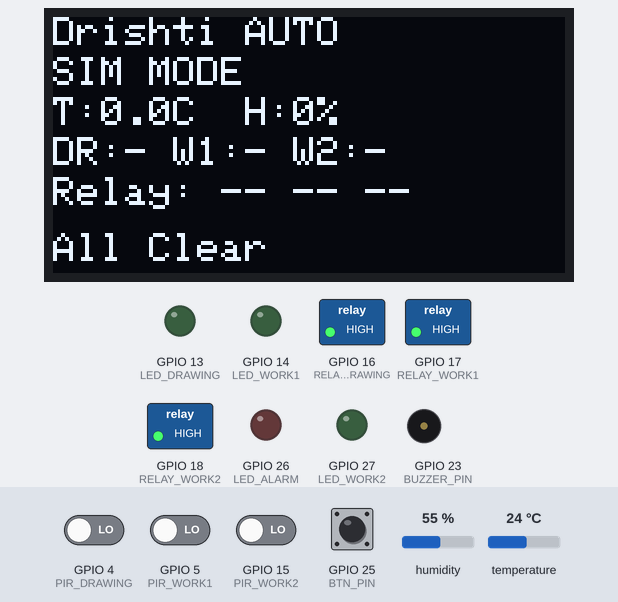
This sketch was run on a simulated ESP32. Parts: 128×64 one-colour display, switched loads named in the sketch (green lamp = pin HIGH), output pins drawn as LEDs (lit = HIGH), buzzer (waves = sounding, pin HIGH). Inputs (shaded band) come from the test bench; at power-on: GPIO 25 (BTN_PIN) HIGH, GPIO 4 (PIR_DRAWING), GPIO 5 (PIR_WORK1), GPIO 15 (PIR_WORK2) LOW, humidity 55 %, temperature 24 °C. What the sketch prints to the serial monitor is not drawn.

Above: at 1.6 s.
1.7 s: GPIO 25 (BTN_PIN) pulled LOW for 0.15 s
At 2.7 s:
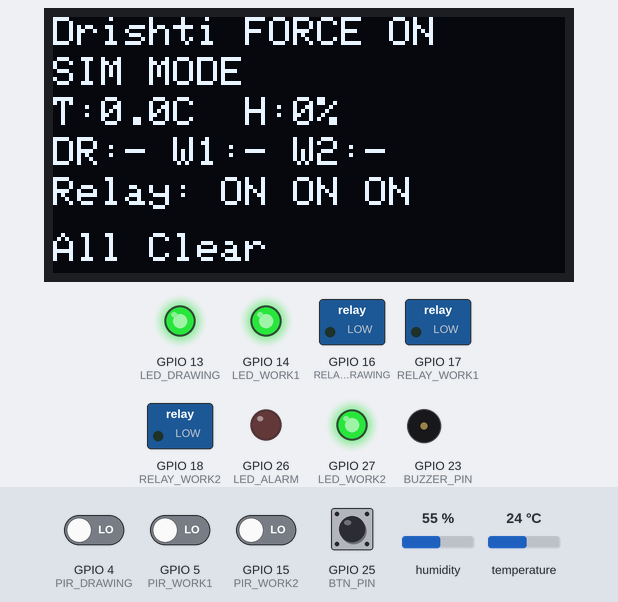
11.5 s: GPIO 25 (BTN_PIN) pulled LOW for 1 s
At 13.0 s:
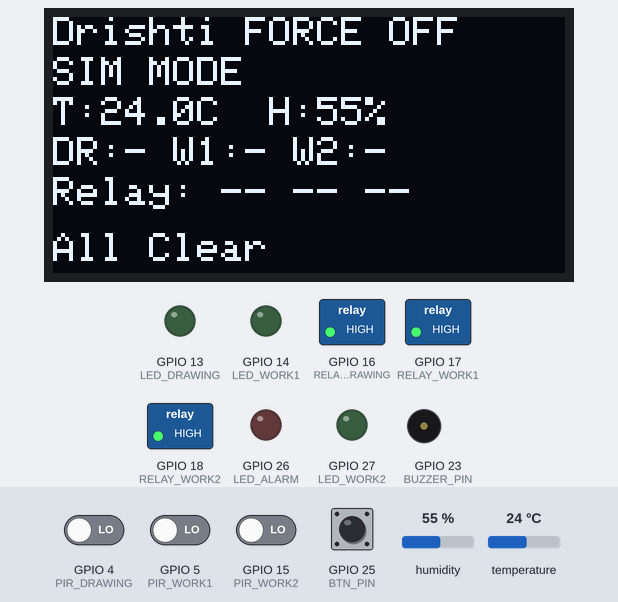
14.0 s: GPIO 4 (PIR_DRAWING) driven HIGH
At 14.8 s:
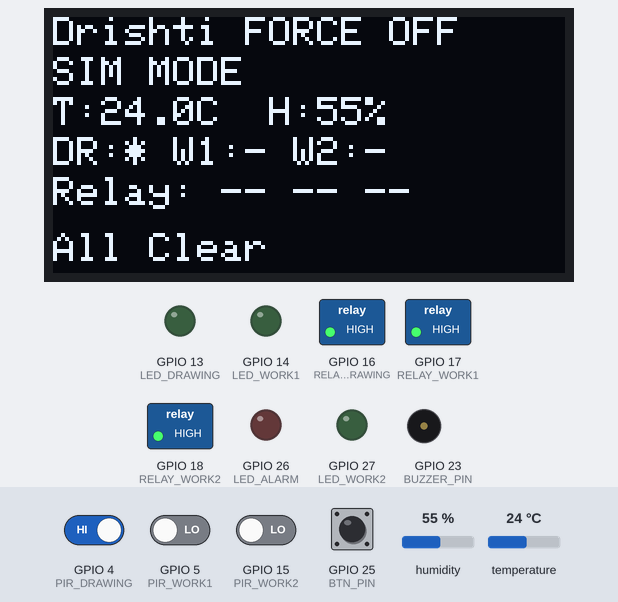
15.5 s: GPIO 15 (PIR_WORK2) driven HIGH
At 16.7 s:
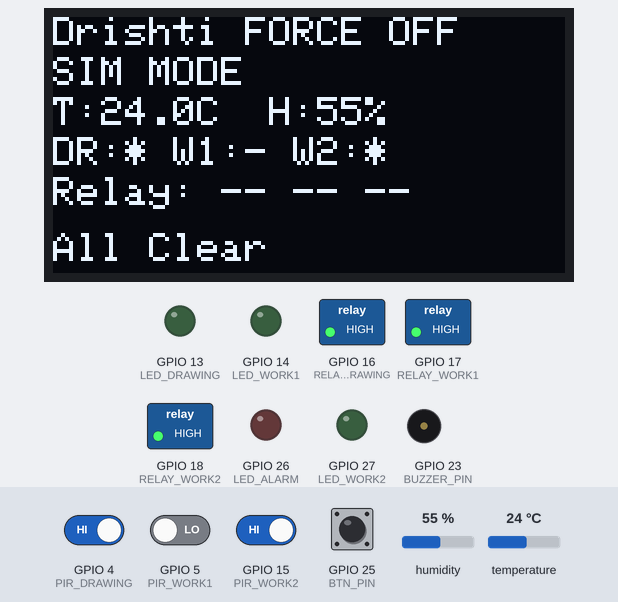
17.6 s: GPIO 25 (BTN_PIN) pulled LOW for 0.15 s
At 18.4 s:
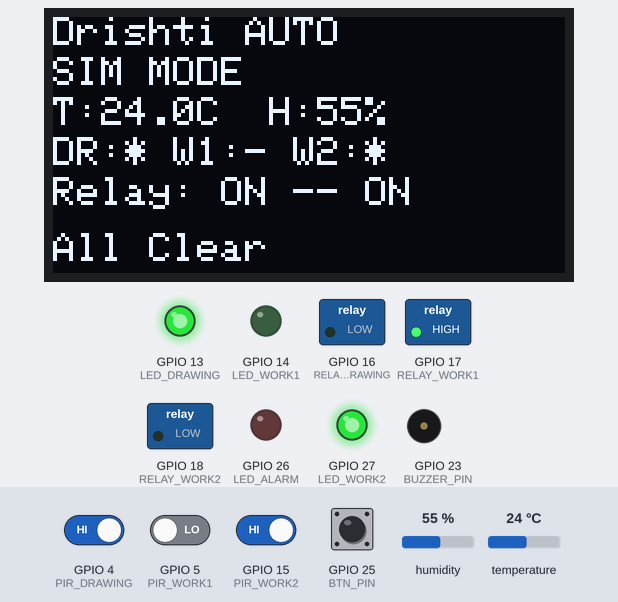
19.6 s: GPIO 25 (BTN_PIN) pulled LOW for 0.15 s
At 21.4 s:
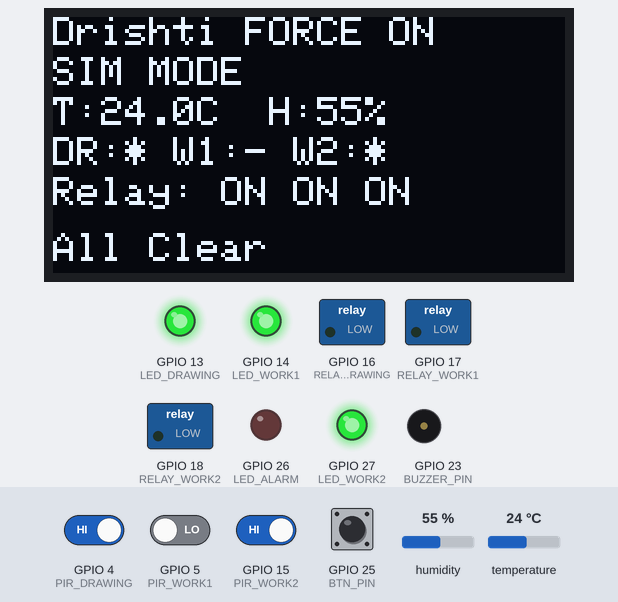
Timing chart, 0 to 22.6 s (numbered marks = the images above; inputs shaded):
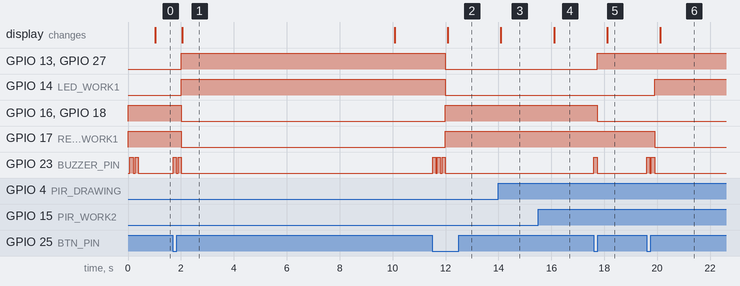

Measured:
- after the input at 1.7 s, GPIO 13 (LED_DRAWING), GPIO 14 (LED_WORK1): LOW → HIGH after 0.31 s
- after the input at 11.5 s, GPIO 13 (LED_DRAWING), GPIO 14 (LED_WORK1): HIGH → LOW after 0.49 s
- after the input at 14.0 s, the display: changes after 0.09 s (image 3)
- after the input at 15.5 s, the display: changes after 0.60 s (image 4)
- after the input at 17.6 s, GPIO 13 (LED_DRAWING), GPIO 27 (LED_WORK2): LOW → HIGH after 0.13 s; GPIO 16 (RELAY_DRAWING), GPIO 18 (RELAY_WORK2): HIGH → LOW after 0.13 s; GPIO 23 (BUZZER_PIN): LOW → HIGH at once, → LOW 0.12 s later; the display: changes after 0.51 s (image 5)
- after the input at 19.6 s, GPIO 14 (LED_WORK1): LOW → HIGH after 0.30 s; GPIO 17 (RELAY_WORK1): HIGH → LOW after 0.30 s; GPIO 23 (BUZZER_PIN): alternates HIGH for 0.12 s and LOW for 0.06 s, 4 changes in all, then stays LOW, starting at once; the display: changes after 0.52 s (image 6)
- what the display in image 1 shows lasts 8.1 s, from 2.0 s to 10.1 s

The sketch:

sketch.ino
```cpp
/**
 * Team Delta V — Drishti (দৃষ্টি) — ESP32 IoT Firmware
 * =========================================
 * Hardware (matches docs/diagram.json exactly):
 *   PIR sensors   : GPIO4 (Drawing Room), GPIO5 (Work Room 1), GPIO15 (Work Room 2)
 *   Relay modules : GPIO16 (Drawing Room), GPIO17 (Work Room 1), GPIO18 (Work Room 2)
 *   DHT22         : GPIO19 (data line)
 *   OLED SSD1306  : I2C — SDA=GPIO21, SCL=GPIO22 (128×64)
 *   Status LEDs   : GPIO13 (Drawing Room), GPIO14 (Work Room 1), GPIO27 (Work Room 2)
 *   Alarm LED     : GPIO26
 *   Buzzer        : GPIO23
 *   Manual Button : GPIO25 (pull-up via 10kΩ to 3V3, other end to GND)
 *
 * What it does:
 *   1. Reads PIR occupancy — triggers relay + status LED for each room
 *   2. Reads DHT22 every 10 s — temperature & humidity to OLED and backend
 *   3. Every 5 s: POST /api/iot/sensor  → reports occupancy + environment
 *   4. Every 5 s: GET  /api/iot/relays  → receives desired relay states from backend
 *   5. Manual Override button: cycles through AUTO / FORCE-ON / FORCE-OFF modes
 *   6. Alarm LED + buzzer pulse when backend reports active critical alerts
 *   7. OLED shows: IP, time, per-room occupancy, temp/humidity, mode, alert count
 *
 * Libraries required (install via Arduino Library Manager):
 *   - WiFi (built-in ESP32 core)
 *   - HTTPClient (built-in ESP32 core)
 *   - ArduinoJson  >= 6.x   (Benoit Blanchon)
 *   - Adafruit SSD1306      (Adafruit)
 *   - Adafruit GFX Library  (Adafruit)
 *   - DHT sensor library    (Adafruit)
 *   - Adafruit Unified Sensor (Adafruit)
 *
 * Wokwi simulation: works without real WiFi — backend URL is configurable.
 * Set WOKWI_SIM to 1 to skip real HTTP calls and echo to Serial instead.
 */

// ─── Compile-time config ──────────────────────────────────────────────────────
#define WOKWI_SIM       1            // 1 = simulation mode (no real HTTP)
#define WIFI_SSID       "YourSSID"
#define WIFI_PASS       "YourPassword"
#define BACKEND_URL     "http://192.168.1.100:8000"   // change to your server IP
#define DEVICE_ID       "esp32-office-01"

// ─── Libraries ───────────────────────────────────────────────────────────────
#include <WiFi.h>
#include <HTTPClient.h>
#include <ArduinoJson.h>
#include <Wire.h>
#include <Adafruit_GFX.h>
#include <Adafruit_SSD1306.h>
#include <DHT.h>

// ─── Pin definitions (must match diagram.json) ───────────────────────────────
// PIR sensors
#define PIR_DRAWING     4
#define PIR_WORK1       5
#define PIR_WORK2       15

// Relay outputs (LOW = energise for most relay modules)
#define RELAY_DRAWING   16
#define RELAY_WORK1     17
#define RELAY_WORK2     18

// DHT22
#define DHT_PIN         19
#define DHT_TYPE        DHT22

// OLED (I2C)
#define OLED_SDA        21
#define OLED_SCL        22
#define OLED_WIDTH      128
#define OLED_HEIGHT     64
#define OLED_RESET      -1
#define OLED_I2C_ADDR   0x3C

// Status LEDs
#define LED_DRAWING     13
#define LED_WORK1       14
#define LED_WORK2       27

// Alarm
#define LED_ALARM       26
#define BUZZER_PIN      23

// Manual override button
#define BTN_PIN         25

// ─── Constants ───────────────────────────────────────────────────────────────
#define SENSOR_INTERVAL_MS    5000UL    // push sensor data every 5 s
#define RELAY_POLL_MS         5000UL    // poll backend for relay commands every 5 s
#define DHT_READ_INTERVAL_MS  10000UL   // DHT22 read every 10 s
#define OLED_REFRESH_MS       1000UL    // OLED refresh every 1 s
#define PIR_HOLD_MS           30000UL   // keep room "occupied" 30 s after last trigger
#define BUZZER_DURATION_MS    120       // short beep length
#define DEBOUNCE_MS           50        // button debounce

// ─── Override modes ──────────────────────────────────────────────────────────
enum OverrideMode { AUTO = 0, FORCE_ON = 1, FORCE_OFF = 2 };
const char* MODE_LABELS[] = { "AUTO", "FORCE ON", "FORCE OFF" };

// ─── Globals ─────────────────────────────────────────────────────────────────
Adafruit_SSD1306 display(OLED_WIDTH, OLED_HEIGHT, &Wire, OLED_RESET);
DHT dht(DHT_PIN, DHT_TYPE);

// PIR state
bool pirState[3]        = { false, false, false };
unsigned long lastPirTime[3] = { 0, 0, 0 };

// Relay desired state from backend
bool relayDesired[3]    = { false, false, false };

// Sensor readings
float temperature       = 0.0f;
float humidity          = 0.0f;

// Alert state
int activeAlerts        = 0;

// Override mode
OverrideMode overrideMode = AUTO;

// Timers
unsigned long lastSensorPost  = 0;
unsigned long lastRelayPoll   = 0;
unsigned long lastDhtRead     = 0;
unsigned long lastOledRefresh = 0;

// Button debounce
unsigned long lastBtnPress    = 0;
bool lastBtnState             = HIGH;

// WiFi / HTTP state
bool wifiConnected            = false;

// ─── Forward declarations ─────────────────────────────────────────────────────
void connectWiFi();
void readPIRSensors();
void readDHT();
void applyRelays();
void postSensorData();
void pollRelayCommands();
void updateOLED();
void handleButton();
void beep(int count, int delayMs = 100);
void setAlarmState(bool on);
String getRoomId(int idx);

// ─── Setup ───────────────────────────────────────────────────────────────────
void setup() {
  Serial.begin(115200);
  Serial.println(F("\n╔════════════════════════════╗"));
  Serial.println(F("║  Drishti ESP32 Firmware    ║"));
  Serial.println(F("╚════════════════════════════╝"));

  // PIR inputs
  pinMode(PIR_DRAWING, INPUT);
  pinMode(PIR_WORK1,   INPUT);
  pinMode(PIR_WORK2,   INPUT);

  // Relays — start de-energised (HIGH for most active-low relay boards)
  pinMode(RELAY_DRAWING, OUTPUT); digitalWrite(RELAY_DRAWING, HIGH);
  pinMode(RELAY_WORK1,   OUTPUT); digitalWrite(RELAY_WORK1,   HIGH);
  pinMode(RELAY_WORK2,   OUTPUT); digitalWrite(RELAY_WORK2,   HIGH);

  // Status LEDs
  pinMode(LED_DRAWING, OUTPUT); digitalWrite(LED_DRAWING, LOW);
  pinMode(LED_WORK1,   OUTPUT); digitalWrite(LED_WORK1,   LOW);
  pinMode(LED_WORK2,   OUTPUT); digitalWrite(LED_WORK2,   LOW);

  // Alarm
  pinMode(LED_ALARM, OUTPUT); digitalWrite(LED_ALARM, LOW);
  pinMode(BUZZER_PIN, OUTPUT); digitalWrite(BUZZER_PIN, LOW);

  // Button — external pull-up via R5 (10kΩ), reads LOW when pressed
  pinMode(BTN_PIN, INPUT);

  // DHT22
  dht.begin();

  // I2C + OLED
  Wire.begin(OLED_SDA, OLED_SCL);
  if (!display.begin(SSD1306_SWITCHCAPVCC, OLED_I2C_ADDR)) {
    Serial.println(F("[oled] SSD1306 init FAILED — check wiring"));
    // Don't halt; still function without display
  } else {
    display.clearDisplay();
    display.setTextSize(1);
    display.setTextColor(SSD1306_WHITE);
    display.setCursor(0, 0);
    display.println(F("Drishti (drishti)"));
    display.println(F("Booting..."));
    display.display();
  }

  // Startup beep
  beep(2, 80);

#if !WOKWI_SIM
  connectWiFi();
#else
  Serial.println(F("[wifi] Simulation mode — WiFi skipped"));
  wifiConnected = true;
#endif

  Serial.println(F("[boot] Setup complete"));
}

// ─── Main loop ───────────────────────────────────────────────────────────────
void loop() {
  unsigned long now = millis();

  handleButton();
  readPIRSensors();

  // DHT read (slow sensor — don't read every loop)
  if (now - lastDhtRead >= DHT_READ_INTERVAL_MS) {
    lastDhtRead = now;
    readDHT();
  }

  // Apply relays based on current mode + PIR / backend commands
  applyRelays();

  // Periodic backend POST
  if (wifiConnected && (now - lastSensorPost >= SENSOR_INTERVAL_MS)) {
    lastSensorPost = now;
    postSensorData();
  }

  // Periodic relay poll
  if (wifiConnected && (now - lastRelayPoll >= RELAY_POLL_MS)) {
    lastRelayPoll = now;
    pollRelayCommands();
  }

  // OLED refresh
  if (now - lastOledRefresh >= OLED_REFRESH_MS) {
    lastOledRefresh = now;
    updateOLED();
  }

  // Alarm LED blink when alerts exist
  if (activeAlerts > 0) {
    // Slow blink 500ms on/off
    bool blinkOn = (now / 500) % 2 == 0;
    digitalWrite(LED_ALARM, blinkOn ? HIGH : LOW);
  } else {
    digitalWrite(LED_ALARM, LOW);
  }

  delay(10); // yield
}

// ─── WiFi ────────────────────────────────────────────────────────────────────
void connectWiFi() {
  Serial.printf("[wifi] Connecting to %s", WIFI_SSID);
  WiFi.mode(WIFI_STA);
  WiFi.begin(WIFI_SSID, WIFI_PASS);

  display.clearDisplay();
  display.setCursor(0, 0);
  display.println(F("Connecting WiFi..."));
  display.println(WIFI_SSID);
  display.display();

  int attempts = 0;
  while (WiFi.status() != WL_CONNECTED && attempts < 30) {
    delay(500);
    Serial.print('.');
    attempts++;
  }

  if (WiFi.status() == WL_CONNECTED) {
    wifiConnected = true;
    Serial.printf("\n[wifi] Connected! IP: %s\n", WiFi.localIP().toString().c_str());
    beep(3, 60);
  } else {
    wifiConnected = false;
    Serial.println(F("\n[wifi] Failed — running offline"));
    beep(1, 500); // long beep = error
  }
}

// ─── PIR Sensors ─────────────────────────────────────────────────────────────
void readPIRSensors() {
  const int pirPins[] = { PIR_DRAWING, PIR_WORK1, PIR_WORK2 };
  unsigned long now = millis();

  for (int i = 0; i < 3; i++) {
    bool triggered = digitalRead(pirPins[i]) == HIGH;
    if (triggered) {
      if (!pirState[i]) {
        Serial.printf("[pir] Motion detected in %s\n", getRoomId(i).c_str());
      }
      pirState[i]    = true;
      lastPirTime[i] = now;
    } else {
      // Hold "occupied" for PIR_HOLD_MS after last trigger
      if (pirState[i] && (now - lastPirTime[i] > PIR_HOLD_MS)) {
        pirState[i] = false;
        Serial.printf("[pir] %s went unoccupied\n", getRoomId(i).c_str());
      }
    }
  }
}

// ─── DHT22 ───────────────────────────────────────────────────────────────────
void readDHT() {
  float t = dht.readTemperature();
  float h = dht.readHumidity();

  if (!isnan(t) && !isnan(h)) {
    temperature = t;
    humidity    = h;
    Serial.printf("[dht] Temp: %.1f°C  Humidity: %.1f%%\n", temperature, humidity);
  } else {
    Serial.println(F("[dht] Read failed — using last values"));
  }
}

// ─── Relay control ───────────────────────────────────────────────────────────
// Relay modules are active-LOW: LOW = coil energised = device ON
void applyRelays() {
  const int relayPins[] = { RELAY_DRAWING, RELAY_WORK1, RELAY_WORK2 };
  const int ledPins[]   = { LED_DRAWING,   LED_WORK1,   LED_WORK2   };

  for (int i = 0; i < 3; i++) {
    bool shouldBeOn;

    switch (overrideMode) {
      case FORCE_ON:
        shouldBeOn = true;
        break;
      case FORCE_OFF:
        shouldBeOn = false;
        break;
      case AUTO:
      default:
        // In AUTO: combine PIR occupancy with backend relay command
        // Backend says ON  → use backend
        // Backend says OFF → also OFF (backend is authoritative in AUTO)
        // If backend hasn't replied yet → fall back to PIR only
        shouldBeOn = relayDesired[i] || pirState[i];
        break;
    }

    // Active-LOW relay board: LOW = ON, HIGH = OFF
    digitalWrite(relayPins[i], shouldBeOn ? LOW : HIGH);
    // Status LED mirrors relay
    digitalWrite(ledPins[i], shouldBeOn ? HIGH : LOW);
  }
}

// ─── POST /api/iot/sensor ────────────────────────────────────────────────────
void postSensorData() {
#if WOKWI_SIM
  Serial.printf("[sim-post] occupancy=[%d,%d,%d] temp=%.1f hum=%.1f alerts=%d\n",
    pirState[0], pirState[1], pirState[2], temperature, humidity, activeAlerts);
  return;
#endif

  if (WiFi.status() != WL_CONNECTED) {
    wifiConnected = false;
    connectWiFi();
    return;
  }

  HTTPClient http;
  String url = String(BACKEND_URL) + "/api/iot/sensor";
  http.begin(url);
  http.addHeader("Content-Type", "application/json");
  http.setTimeout(4000);

  // Build JSON payload
  StaticJsonDocument<256> doc;
  doc["deviceId"]    = DEVICE_ID;
  doc["temperature"] = temperature;
  doc["humidity"]    = humidity;

  JsonArray occ = doc.createNestedArray("occupancy");
  occ.add(pirState[0]); // drawing_room
  occ.add(pirState[1]); // work_room_1
  occ.add(pirState[2]); // work_room_2

  JsonArray relays = doc.createNestedArray("relays");
  relays.add(digitalRead(RELAY_DRAWING) == LOW);
  relays.add(digitalRead(RELAY_WORK1)   == LOW);
  relays.add(digitalRead(RELAY_WORK2)   == LOW);

  doc["mode"] = MODE_LABELS[overrideMode];

  String body;
  serializeJson(doc, body);

  int httpCode = http.POST(body);

  if (httpCode == 200 || httpCode == 201) {
    // Parse response for any immediate commands
    String resp = http.getString();
    StaticJsonDocument<128> respDoc;
    if (deserializeJson(respDoc, resp) == DeserializationError::Ok) {
      activeAlerts = respDoc["activeAlerts"] | 0;
    }
    Serial.printf("[http] POST /api/iot/sensor -> %d\n", httpCode);
  } else {
    Serial.printf("[http] POST /api/iot/sensor FAILED: %d\n", httpCode);
  }

  http.end();
}

// ─── GET /api/iot/relays ─────────────────────────────────────────────────────
void pollRelayCommands() {
#if WOKWI_SIM
  // In simulation, auto-mirror PIR for testing
  for (int i = 0; i < 3; i++) relayDesired[i] = pirState[i];
  return;
#endif

  if (WiFi.status() != WL_CONNECTED) return;

  HTTPClient http;
  String url = String(BACKEND_URL) + "/api/iot/relays?deviceId=" + DEVICE_ID;
  http.begin(url);
  http.setTimeout(4000);

  int httpCode = http.GET();

  if (httpCode == 200) {
    String payload = http.getString();
    StaticJsonDocument<256> doc;
    DeserializationError err = deserializeJson(doc, payload);

    if (!err) {
      // Expected: { "relays": [bool, bool, bool], "activeAlerts": N }
      JsonArray relays = doc["relays"].as<JsonArray>();
      if (relays.size() >= 3) {
        relayDesired[0] = relays[0].as<bool>();
        relayDesired[1] = relays[1].as<bool>();
        relayDesired[2] = relays[2].as<bool>();
      }
      activeAlerts = doc["activeAlerts"] | 0;

      if (activeAlerts > 0 && overrideMode == AUTO) {
        // One-shot alarm beep when new alerts appear
        static int lastAlertCount = 0;
        if (activeAlerts > lastAlertCount) {
          beep(activeAlerts > 2 ? 3 : 1, 80);
        }
        lastAlertCount = activeAlerts;
      }

      Serial.printf("[http] GET /api/iot/relays -> relays=[%d,%d,%d] alerts=%d\n",
        relayDesired[0], relayDesired[1], relayDesired[2], activeAlerts);
    }
  } else {
    Serial.printf("[http] GET /api/iot/relays FAILED: %d\n", httpCode);
  }

  http.end();
}

// ─── OLED Display ─────────────────────────────────────────────────────────────
//
//  Line 0: "Drishti  [mode]"
//  Line 1: IP address (or "Offline")
//  Line 2: "T:24.3C  H:62%"
//  Line 3: "DR:[M] W1:[M] W2:[M]"  (M=motion dot, blank=empty)
//  Line 4: "Relays: ON OFF ON"
//  Line 5: "[N] Active Alerts ⚠" | "No Alerts ✓"
//
void updateOLED() {
  display.clearDisplay();
  display.setTextSize(1);
  display.setTextColor(SSD1306_WHITE);

  // Row 0 — title + mode
  display.setCursor(0, 0);
  display.print(F("Drishti "));
  display.print(MODE_LABELS[overrideMode]);

  // Row 1 — connectivity
  display.setCursor(0, 10);
  if (wifiConnected) {
#if !WOKWI_SIM
    display.print(WiFi.localIP().toString());
#else
    display.print(F("SIM MODE"));
#endif
  } else {
    display.print(F("WiFi: Offline"));
  }

  // Row 2 — temperature & humidity
  display.setCursor(0, 20);
  display.printf("T:%.1fC  H:%.0f%%", temperature, humidity);

  // Row 3 — occupancy (PIR)
  display.setCursor(0, 30);
  display.print(F("DR:"));
  display.print(pirState[0] ? '*' : '-');
  display.print(F(" W1:"));
  display.print(pirState[1] ? '*' : '-');
  display.print(F(" W2:"));
  display.print(pirState[2] ? '*' : '-');

  // Row 4 — relay actual states
  display.setCursor(0, 40);
  display.print(F("Relay:"));
  for (int i = 0; i < 3; i++) {
    const int relayPins[] = { RELAY_DRAWING, RELAY_WORK1, RELAY_WORK2 };
    bool on = digitalRead(relayPins[i]) == LOW;
    display.print(on ? F(" ON") : F(" --"));
  }

  // Row 5 — alerts
  display.setCursor(0, 54);
  if (activeAlerts > 0) {
    display.printf("! %d Alert%s Active", activeAlerts, activeAlerts > 1 ? "s" : "");
  } else {
    display.print(F("All Clear"));
  }

  display.display();
}

// ─── Manual Override Button ───────────────────────────────────────────────────
// Press: cycles AUTO → FORCE_ON → FORCE_OFF → AUTO
// Relies on external 10kΩ pull-up to 3V3 (R5 in diagram)
void handleButton() {
  bool currentState = digitalRead(BTN_PIN);
  unsigned long now = millis();

  // Detect falling edge (press down)
  if (lastBtnState == HIGH && currentState == LOW) {
    if (now - lastBtnPress > DEBOUNCE_MS) {
      lastBtnPress = now;
      overrideMode = (OverrideMode)((overrideMode + 1) % 3);
      Serial.printf("[btn] Override mode → %s\n", MODE_LABELS[overrideMode]);
      beep(overrideMode + 1, 60); // 1 beep = AUTO, 2 = FORCE_ON, 3 = FORCE_OFF
    }
  }
  lastBtnState = currentState;
}

// ─── Buzzer helper ───────────────────────────────────────────────────────────
void beep(int count, int gapMs) {
  for (int i = 0; i < count; i++) {
    digitalWrite(BUZZER_PIN, HIGH);
    delay(BUZZER_DURATION_MS);
    digitalWrite(BUZZER_PIN, LOW);
    if (i < count - 1) delay(gapMs);
  }
}

// ─── Utility ─────────────────────────────────────────────────────────────────
String getRoomId(int idx) {
  switch (idx) {
    case 0: return "drawing_room";
    case 1: return "work_room_1";
    case 2: return "work_room_2";
    default: return "unknown";
  }
}
```
